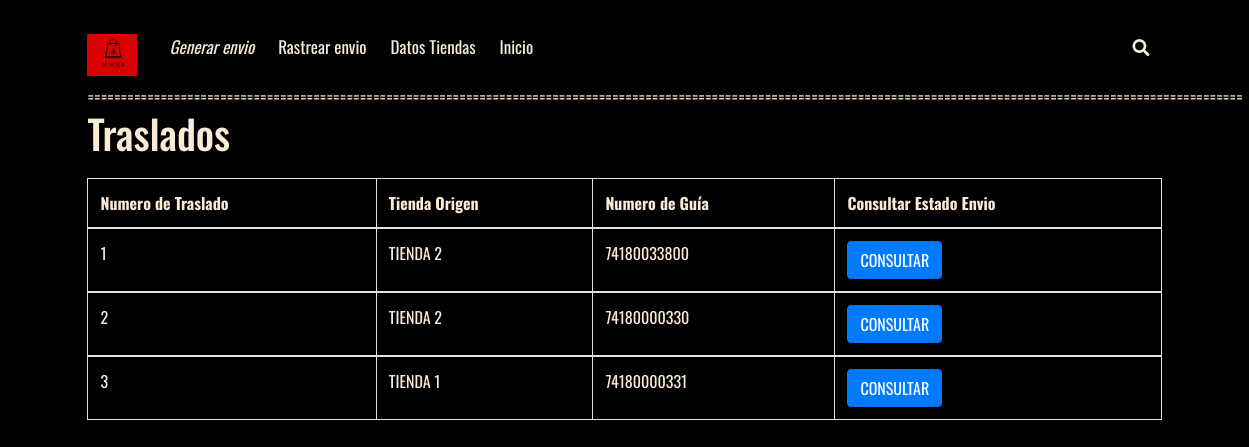
Screenshot of /Trazabilidad.php with the database file from the repository.
### tables this page shows
CREATE TABLE `traslados` (
  `id` int(11) NOT NULL,
  `id_tienda` int(11) NOT NULL,
  `numero_remision` varchar(60) NOT NULL
);

CREATE TABLE `tiendas` (
  `id_tienda` int(11) NOT NULL,
  `Nombre_tienda` varchar(50) NOT NULL,
  `Direccion_tienda` varchar(50) NOT NULL,
  `Telefono_tienda` varchar(50) NOT NULL,
  `Ciudad_tienda` varchar(50) NOT NULL
);

### Trazabilidad.php (the view, shortened to what this page needs)
<?php include ('index_header.php'); ?>
<?php include ('navbar.php'); ?>
<?php include ('Conexion.php');
$tiendas = "SELECT * FROM traslados
INNER JOIN tiendas
ON traslados.id_tienda = tiendas.id_tienda"
?>
<h1>Traslados</h1>
<hr>
<div clas="col-md-8">
<table class="table table-bordered">
   <thead>
      <tr>
      <th>Numero de Traslado</th>
      <th>Tienda Origen</th>
      <th>Numero de Guía</th>
      <th>Consultar Estado Envio</th>
     </tr>
   </thead>
<?php $resultados = mysqli_query($conn, $tiendas);
while($row=mysqli_fetch_assoc($resultados)) { ?>
<tbody>
<tr>
<td><?php echo $row["id"];?></td>
<td><?php echo $row["Nombre_tienda"];?></td>
<td><?php echo $row["numero_remision"];?></td>
<td>
<span>
<a class="btn btn-primary" href="Seguimiento_Simple_Consumo.php?guia_Cons=<?=$row["numero_remision"]?>" role="button">CONSULTAR</a>
</span>
</td>
<?php } mysqli_free_result($resultados); ?>
         </tr>
      </tbody>
</table>
</div>

### styles.css (style rules this page uses)
* { box-sizing: border-box; margin: 0; padding: 0; }
a { color: antiquewhite; text-decoration: none; }
hr { margin: 10px 0; }

### rows the page displays
traslados: id "1", id_tienda.Nombre_tienda "TIENDA 2", numero_remision "74180033800"
traslados: id "2", id_tienda.Nombre_tienda "TIENDA 2", numero_remision "74180000330"
traslados: id "3", id_tienda.Nombre_tienda "TIENDA 1", numero_remision "74180000331"
